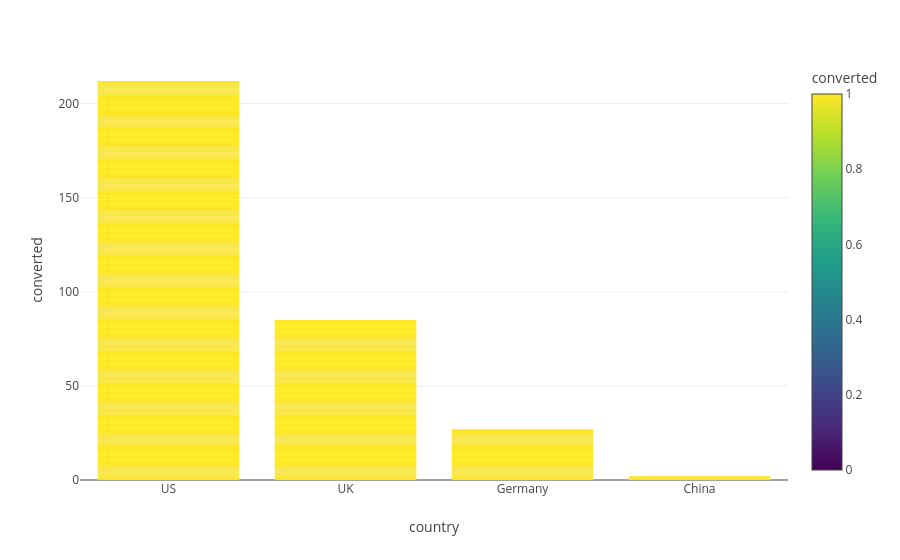
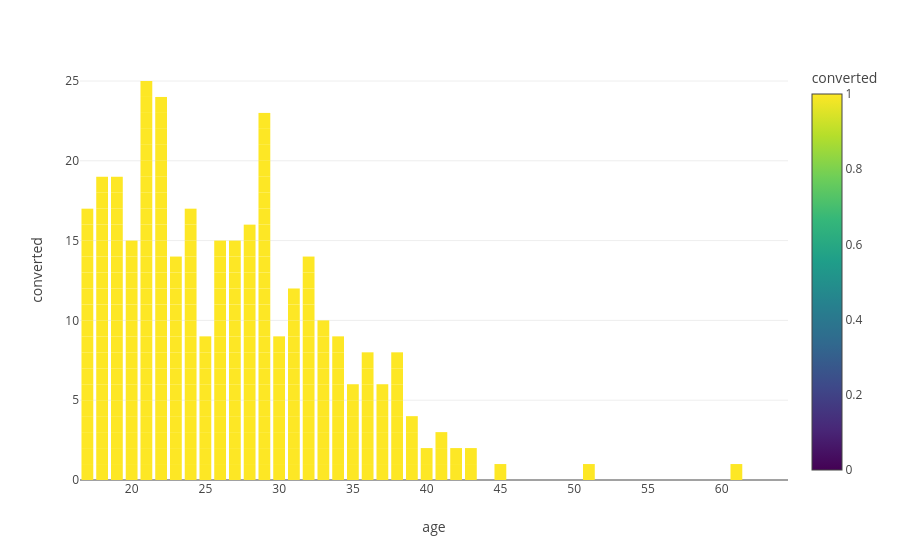
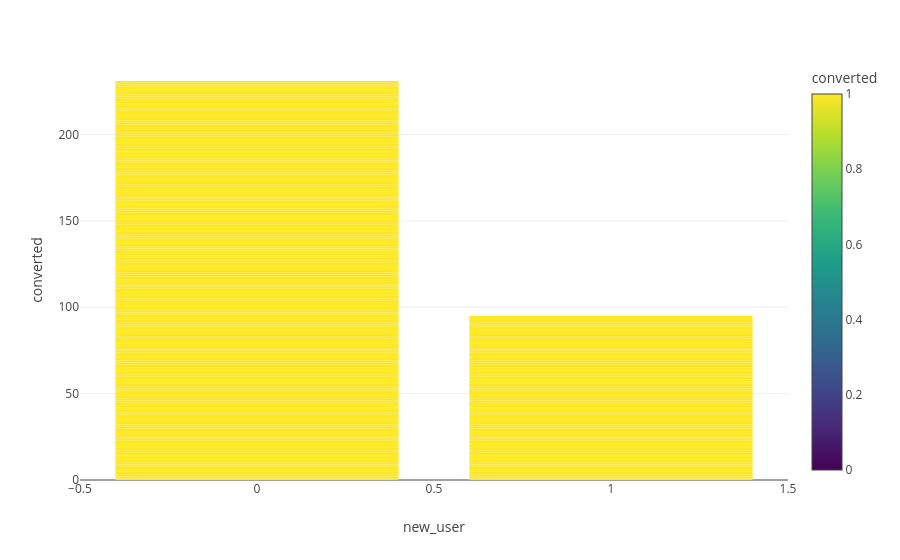
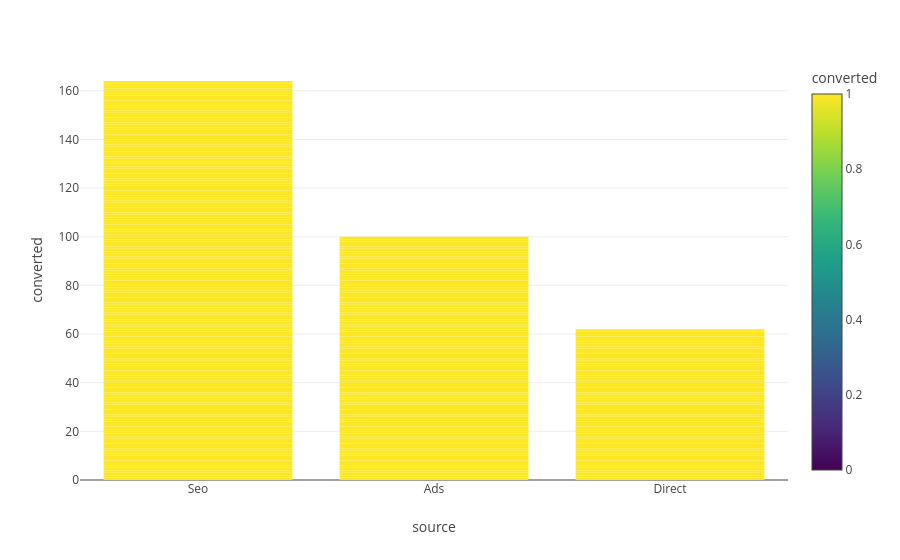

These figures' notebook cell, in order:
### Code cell
for col in columns:
    fig = px.bar(data_sample, x=col, y='converted', color='converted').update_xaxes(categoryorder='total descending')
    fig.show()

### Figure 1 — Plotly figure (JSON) as saved in the notebook; plotly's stock layout.template omitted (floating-point values rounded to 4 significant figures; data arrays with more than 128 entries replaced by an {"elided": "..."} marker saying what was removed)
{"data": [{"alignmentgroup": "True", "hovertemplate": "country=%{x}<br>converted=%{marker.color}<extra></extra>", "legendgroup": "", "marker": {"color": {"elided": "10000 int values"}, "coloraxis": "coloraxis", "pattern": {"shape": ""}}, "name": "", "offsetgroup": "", "orientation": "v", "showlegend": false, "textposition": "auto", "type": "bar", "x": {"elided": "10000 str values"}, "xaxis": "x", "y": {"elided": "10000 int values"}, "yaxis": "y"}], "layout": {"barmode": "relative", "coloraxis": {"colorbar": {"title": {"text": "converted"}}, "colorscale": [[0, "#440154"], [0.1111, "#482878"], [0.2222, "#3e4989"], [0.3333, "#31688e"], [0.4444, "#26828e"], [0.5556, "#1f9e89"], [0.6667, "#35b779"], [0.7778, "#6ece58"], [0.8889, "#b5de2b"], [1, "#fde725"]]}, "legend": {"tracegroupgap": 0}, "margin": {"t": 60}, "xaxis": {"anchor": "y", "categoryorder": "total descending", "domain": [0, 1], "title": {"text": "country"}}, "yaxis": {"anchor": "x", "domain": [0, 1], "title": {"text": "converted"}}}}

### Figure 2 — Plotly figure (JSON) as saved in the notebook; plotly's stock layout.template omitted (floating-point values rounded to 4 significant figures; data arrays with more than 128 entries replaced by an {"elided": "..."} marker saying what was removed)
{"data": [{"alignmentgroup": "True", "hovertemplate": "age=%{x}<br>converted=%{marker.color}<extra></extra>", "legendgroup": "", "marker": {"color": {"elided": "10000 int values"}, "coloraxis": "coloraxis", "pattern": {"shape": ""}}, "name": "", "offsetgroup": "", "orientation": "v", "showlegend": false, "textposition": "auto", "type": "bar", "x": {"elided": "10000 int values"}, "xaxis": "x", "y": {"elided": "10000 int values"}, "yaxis": "y"}], "layout": {"barmode": "relative", "coloraxis": {"colorbar": {"title": {"text": "converted"}}, "colorscale": [[0, "#440154"], [0.1111, "#482878"], [0.2222, "#3e4989"], [0.3333, "#31688e"], [0.4444, "#26828e"], [0.5556, "#1f9e89"], [0.6667, "#35b779"], [0.7778, "#6ece58"], [0.8889, "#b5de2b"], [1, "#fde725"]]}, "legend": {"tracegroupgap": 0}, "margin": {"t": 60}, "xaxis": {"anchor": "y", "categoryorder": "total descending", "domain": [0, 1], "title": {"text": "age"}}, "yaxis": {"anchor": "x", "domain": [0, 1], "title": {"text": "converted"}}}}

### Figure 3 — Plotly figure (JSON) as saved in the notebook; plotly's stock layout.template omitted (floating-point values rounded to 4 significant figures; data arrays with more than 128 entries replaced by an {"elided": "..."} marker saying what was removed)
{"data": [{"alignmentgroup": "True", "hovertemplate": "new_user=%{x}<br>converted=%{marker.color}<extra></extra>", "legendgroup": "", "marker": {"color": {"elided": "10000 int values"}, "coloraxis": "coloraxis", "pattern": {"shape": ""}}, "name": "", "offsetgroup": "", "orientation": "v", "showlegend": false, "textposition": "auto", "type": "bar", "x": {"elided": "10000 int values"}, "xaxis": "x", "y": {"elided": "10000 int values"}, "yaxis": "y"}], "layout": {"barmode": "relative", "coloraxis": {"colorbar": {"title": {"text": "converted"}}, "colorscale": [[0, "#440154"], [0.1111, "#482878"], [0.2222, "#3e4989"], [0.3333, "#31688e"], [0.4444, "#26828e"], [0.5556, "#1f9e89"], [0.6667, "#35b779"], [0.7778, "#6ece58"], [0.8889, "#b5de2b"], [1, "#fde725"]]}, "legend": {"tracegroupgap": 0}, "margin": {"t": 60}, "xaxis": {"anchor": "y", "categoryorder": "total descending", "domain": [0, 1], "title": {"text": "new_user"}}, "yaxis": {"anchor": "x", "domain": [0, 1], "title": {"text": "converted"}}}}

### Figure 4 — Plotly figure (JSON) as saved in the notebook; plotly's stock layout.template omitted (floating-point values rounded to 4 significant figures; data arrays with more than 128 entries replaced by an {"elided": "..."} marker saying what was removed)
{"data": [{"alignmentgroup": "True", "hovertemplate": "source=%{x}<br>converted=%{marker.color}<extra></extra>", "legendgroup": "", "marker": {"color": {"elided": "10000 int values"}, "coloraxis": "coloraxis", "pattern": {"shape": ""}}, "name": "", "offsetgroup": "", "orientation": "v", "showlegend": false, "textposition": "auto", "type": "bar", "x": {"elided": "10000 str values"}, "xaxis": "x", "y": {"elided": "10000 int values"}, "yaxis": "y"}], "layout": {"barmode": "relative", "coloraxis": {"colorbar": {"title": {"text": "converted"}}, "colorscale": [[0, "#440154"], [0.1111, "#482878"], [0.2222, "#3e4989"], [0.3333, "#31688e"], [0.4444, "#26828e"], [0.5556, "#1f9e89"], [0.6667, "#35b779"], [0.7778, "#6ece58"], [0.8889, "#b5de2b"], [1, "#fde725"]]}, "legend": {"tracegroupgap": 0}, "margin": {"t": 60}, "xaxis": {"anchor": "y", "categoryorder": "total descending", "domain": [0, 1], "title": {"text": "source"}}, "yaxis": {"anchor": "x", "domain": [0, 1], "title": {"text": "converted"}}}}
